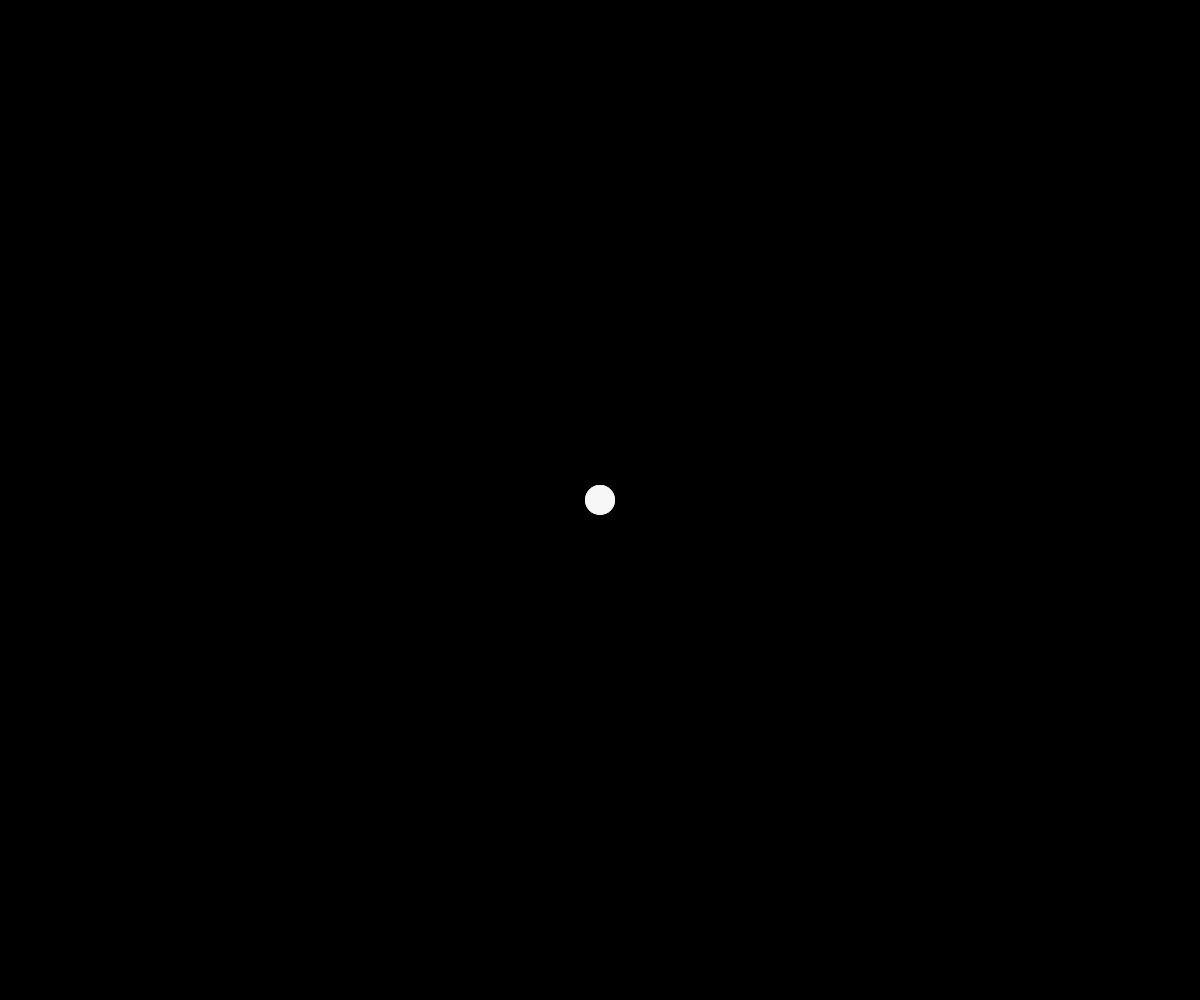
Frame 1 (no input)
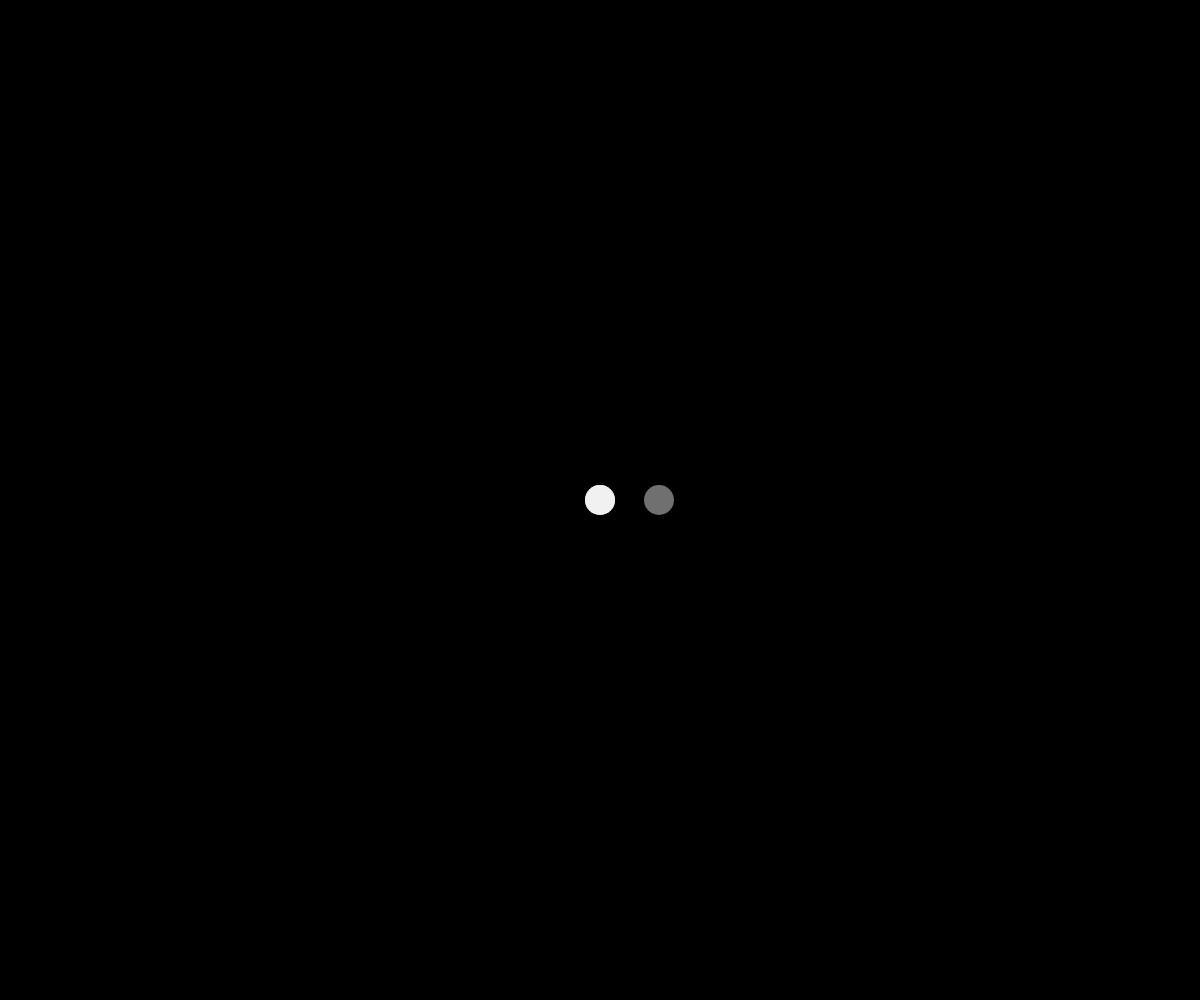
Frame 60 (no input)
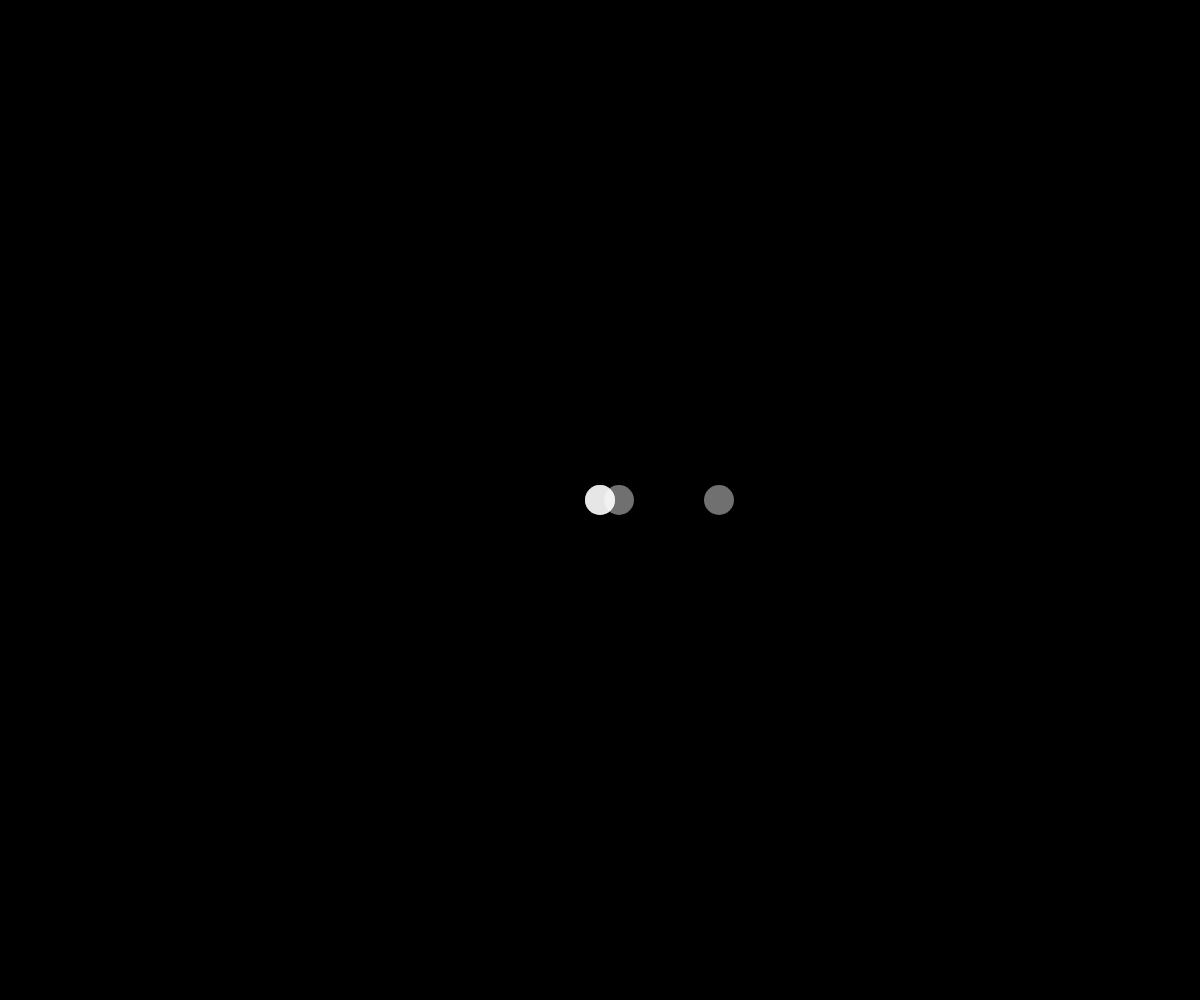
Frame 120 (the mouse pressed at the canvas centre since frame 60)

The p5.js sketch that drew these frames (run headless with seeded random() and noise() and a simulated clock; from frame 60 on, the mouse is pressed at the canvas centre):

// p5.js sketch
// ── sketch.js
let dotColor;
let dots;

class Dot {
  constructor(limit) {
    this.position = 0;
    this.limit = limit;
    this.direction = 1;
    this.pause = 0;
  }
  move() {
    if (
      (this.direction == 1 && this.position < this.limit) ||
      (this.direction == -1 && 0 < this.position)
    ) {
      this.position = this.position + this.direction;
    } else {
      this.pause++;
      if (this.pause > 650) {
        this.pause = 0;
        this.direction = -1 * this.direction;
        this.position = this.position + this.direction;
      }
    }
  }
  draw() {
    push();
    translate(this.position, 0);
    fill(dotColor);
    circle(0, 0, 30);
    pop();
  }
}

function setup() {
  createCanvas(windowWidth, windowHeight);
  //by default draw is called 60 times per second, noLoop stops the call to draw()
  noStroke();
  frameRate(56);
  angleMode(DEGREES);
  dots = [
    new Dot(200),
    new Dot(200),
    new Dot(200),
    new Dot(200),
    new Dot(200),
    new Dot(200),
  ];
  dotColor = color(255, 255, 255, 255 / dots.length + 70);
}

function windowResized() {
  resizeCanvas(windowWidth, windowHeight);
}

const dotRadius = 30;
const space = 5;

function draw() {
  background(0, 0, 0);

  push();
  translate(width / 2, height / 2);
  dots.forEach((element) => {
    element.draw();
  });
  pop();

  dots.forEach((element, index) => {
    if (frameCount > index * 100) {
      element.move();
    }
  });
}
